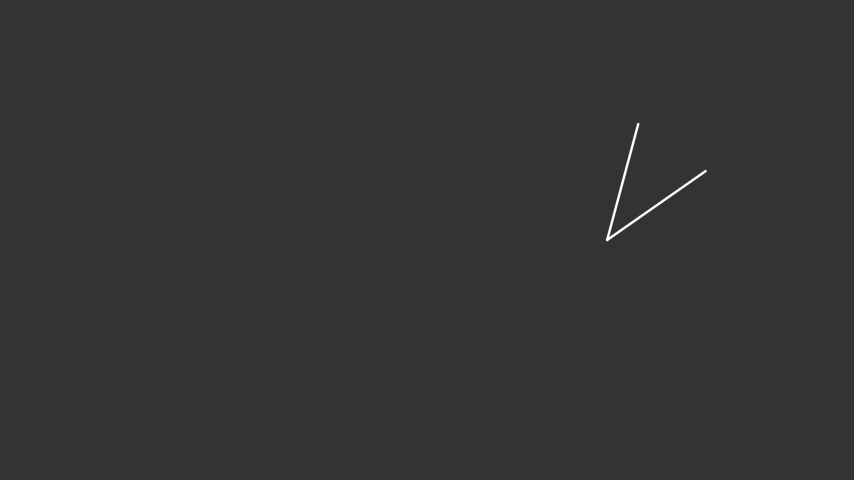
#> input picture Task1Dataset/image1.png, 854 x 480 px, found by its file name; its folder holds only this picture in this run
$ jupyter execute --allow-errors clean_notebook.ipynb   (shell and % lines are left out)   (older library calls are emulated)
#> lines starting #> are read from the running program, lines starting #| are printed output that depends on the picture; after the words box and inside, x2 and y2 are one past the last pixel; in counts of white or black regions, pixels touching at a corner belong together; long printed decimals are rounded
### utils.py
import numpy as np
import cv2
import math


def canny(src: np.ndarray, gauss_kernel_size: int, sigma: float, low_threshold: float, high_threshold: float) -> np.ndarray:
    img = src.copy().astype(np.double)
    img = cv2.GaussianBlur(img, (gauss_kernel_size, gauss_kernel_size), sigma)
    (dirs, magnitudes) = sobel(img)
    img = non_max_suppression(magnitudes, dirs)

    # Hystheresis Thresholding
    img = hysteresis_thresholding(img, low_threshold, high_threshold)

    return img


def sobel(img: np.ndarray) -> tuple[np.ndarray, np.ndarray]:
    # [20 lines of commented-out code are left out]

    img_x = cv2.Sobel(img, cv2.CV_64F, 1, 0)
    img_y = cv2.Sobel(img, cv2.CV_64F, 0, 1)

    magnitude = np.hypot(img_x, img_y)
    magnitude = magnitude / magnitude.max() * 255
    magnitude = magnitude.astype(np.uint8)

    theta = np.arctan2(img_y, img_x)

    return (theta, magnitude)


def non_max_suppression(magnitudes: np.ndarray, dirs: np.ndarray) -> np.ndarray:
    '''
    Find the largest magnitude in each direction within a 3x3 sliding window.
    Iterate over the image with a 3x3 sliding window, breaks the window into
    8 directions and find the maximum magnitude along each of them.

    E.g. here the angle of pixel '@' is close to the diagonal passing through
    ##b  c & b so it is compared to those neighbouring pixels.
    #@#
    c##

    #b# here the angle is close to the vertical, meaning it is compared against
    #@# the neighbours above and below.
    #c#
    '''
    # dirs = np.rad2deg(dirs.copy()) # <- personally I'd find fractions of pi easier to read than decimals of degrees

    # convert range of angles from range [-2pi, 2pi] to [0, 2pi]
    # dirs = (dirs + (2 * np.pi)) % (2 * np.pi)

    if (magnitudes.shape != dirs.shape):
        raise ValueError("Must have same nmber of magnitudes as directions")

    M, N = dirs.shape
    result = np.empty_like(dirs)
    pi_over_8 = np.pi / 8
    pi = np.pi

    # Not padding for the moment but that's ok, can always try that later
    for (i, row) in enumerate(dirs[1:M-1]):
        for (j, theta) in enumerate(row[1:N-1]):
            # Close to horizontal?
            if (-pi_over_8 <= theta < pi_over_8) or (pi - pi_over_8 <= theta <= pi) or (-pi <= theta < pi_over_8 - pi):
                b = magnitudes[i, j+1]
                c = magnitudes[i, j-1]
            # Close to positive diagonal?
            elif (pi_over_8 <= theta < 3 * pi_over_8) or (pi_over_8 - pi <= theta < 3 * pi_over_8 - pi):
                b = magnitudes[i+1, j-1]
                c = magnitudes[i-1, j+1]
            # Close to vertical?
            elif (3 * pi_over_8 <= theta < 5 * pi_over_8) or (3 * pi_over_8 - pi <= theta < 5 * pi_over_8 - pi):
                b = magnitudes[i+1, j]
                c = magnitudes[i-1, j]
            # Close to negative diagonal?
            elif (5 * pi_over_8 <= theta < 7 * pi_over_8) or (5 * pi_over_8 - pi <= theta < 7 * pi_over_8 - pi):
                b = magnitudes[i+1, j+1]
                c = magnitudes[i-1, j-1]

            # TODO: investigate best weight for this
            weight = np.abs(np.tan(theta))
            interpolated_mag = int(b) * weight + int(c) * (1 - weight)

            # Non-max Suppression
            if magnitudes[i, j] == max(magnitudes[i, j], interpolated_mag):
                result[i, j] = magnitudes[i, j]
            else:
                result[i, j] = 0

    return result

def hysteresis_thresholding(img: np.ndarray, low_threshold: float, high_threshold: float) -> np.ndarray:
    '''
    Filter edges such that all pixels with a value below `low_threshold` become 0
    and all edges with a value above `high_threshold` become the max value, 255.

    Pixels with an intensity value between the two thresholds are set to 255 if
    another maximum exists in the neighbourhood and 0 if no maximum exists.

    This can be thought of enforcing that weak edges must be connected to a
    strong edge. I.e. a neighbourhood of weak edges will get reduced to 0,
    but a neighbourhood of weakedges next to a strong edge will survive.
    '''
    M, N = img.shape
    out = np.zeros((M, N), dtype=np.uint8)

    strong_i, strong_j = np.where(img >= high_threshold)
    zeros_i, zeros_j = np.where(img < low_threshold)
    weak_i, weak_j = np.where((img <= high_threshold) & (img >= low_threshold))

    out[strong_i, strong_j] = 255
    out[zeros_i, zeros_j] = 0
    out[weak_i, weak_j] = 75 #<- if we enumerated the indices we have we wouldn't need to set this to 75 first. Setting to an arbitrary number looks weird.

    neighbourhood = lambda i, j: [out[i+1, j-1], out[i+1, j], out[i+1, j+1],
                                  out[i, j-1],                out[i, j+1],
                                  out[i-1, j-1], out[i-1, j], out[i-1, j+1]]

    for i in range(1, M-1): # <- we already have the indices of the weak edges, why not enumerate them rather than all pixels?
        for j in range(1, N-1):
            if (out[i, j] == 75): # <- should this be a copy? we are mutating the same array our condition is based off.
                if 255 in neighbourhood(i,j):
                    out[i, j] = 255
                else:
                    out[i, j] = 0

    return out

def hough_lines(img: np.ndarray, threshold:int=20, theta_res: float=3, rho_res: float=1) -> list[tuple]:
    accumulator, theta_range, rho_range = hough_line(img, theta_res, rho_res)
    return get_lines(accumulator, theta_range, rho_range, threshold)

def hough_line(img: np.ndarray, theta_res: float=3, rho_res: float=1) -> tuple[np.ndarray[np.uint8], np.ndarray[float], np.ndarray[float]]:
    height, width = img.shape
    max_rho = np.hypot(height, width).astype(int)
    theta_range = np.deg2rad(np.arange(-90, 90, theta_res))
    rho_range = np.arange(-max_rho, max_rho, rho_res)
    accumulator = np.zeros((len(rho_range), len(theta_range)), dtype=np.int64)

    # For each point in cartesian coordiantes (x,y) lying on an edge,
    #  calculate a range of lines in polar coordinates (r, theta) that pass
    #  through the point.
    #  Recall that rho = x * cos(theta) + y * sin(theta).
    y_vals, x_vals = np.where(img > 0)

    cos_vals = np.cos(theta_range)
    sin_vals = np.sin(theta_range)

    y_sin_theta = np.array([y * sin_vals for y in y_vals])
    x_cos_theta = np.array([x * cos_vals for x in x_vals])

    # Row index -> index of rho in rho_range
    # Col index -> index of theta in theta range
    rho_vals = np.round(x_cos_theta + y_sin_theta).astype(int)

    # Map values from [-max_rho, max_rho] to [0, 2*max_rho]
    rho_vals += max_rho

    # Map values of rho to index of that value in rho_range
    rho_indexes = (rho_vals // rho_res).astype(np.int32)

    # For each possible angle, determine which values of rho are used to
    #  construct lines through each point, as well as how many time it is used.
    #  Add this to the total number of votes for this pair of (rho, theta)
    for t_idx in range(len(theta_range)):
        unique_rho_indexes, counts = np.unique(rho_indexes[:, t_idx], return_counts=True)
        accumulator[unique_rho_indexes, t_idx] += counts

    return accumulator, theta_range, rho_range

# This function can definately be combined with hough_line, it is only ever called as a combination with hough_line and vice versa.
# This would simplify the API.
def get_lines(accumulator, theta_range, rho_range, threshold):
    y_idxs, x_idxs = np.where(accumulator > threshold)
    rho_vals = rho_range[y_idxs]
    theta_vals = theta_range[x_idxs]
    lines = list(zip(rho_vals, theta_vals))
    return lines

# [11 lines left out: function draw_lines, not called in this run]

### clean_notebook.ipynb
# Task 1

[cell 1]

import pandas as pd
import numpy as np
import cv2
import matplotlib
import matplotlib.pyplot as plt
import math
import utils

## Our Implementation

[cell 2]
dataset = pd.read_csv("Task1Dataset\\list.txt") # import data
#> (reads Task1Dataset/list.txt from the repository)
#> further down, img is the input picture: shape (480, 854); min 51, max 255, mean 51.3

our_total_error = 0 # error counter
hough_lines = 0 # inistaite hough_lines
thresh = 0 # hough threshold
counter = 0 # initiate conuter for dynamic param assignment
best_hough = None # keep track of best hough model, initiate to None

#> (the rest of this cell did not finish here and is left out)

#> in sobel, `img_x = cv2.Sobel(img, cv2.CV_64F, 1, 0)`:
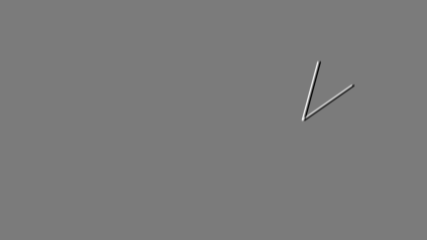
#> img_x: shape (480, 854) float64 (shown at 1/2 size); min -296, max 315.3, mean 0; drawn with min black and max white
#> in sobel, `magnitude = np.hypot(img_x, img_y)`:
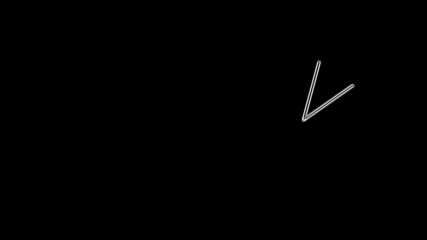
#> magnitude: shape (480, 854) float64 (shown at 1/2 size); min 0, max 356.2, mean 1; drawn with min black and max white
#> in hysteresis_thresholding, `strong_i, strong_j = np.where(img >= high_threshold)`: strong_i = 688 values from 124 to 241; strong_j = 688 values, max 705 at index 201, min 604 at index 662, mean 635
#> in hysteresis_thresholding, `weak_i, weak_j = np.where((img <= high_threshold) & (img >= low_thresh..`: weak_i = 484 values from 121 to 243; weak_j = 484 values, max 707 at index 109, min 603 at index 457, mean 639.2
#> after the loop in hysteresis_thresholding, `for i in range(1, M-1):`:
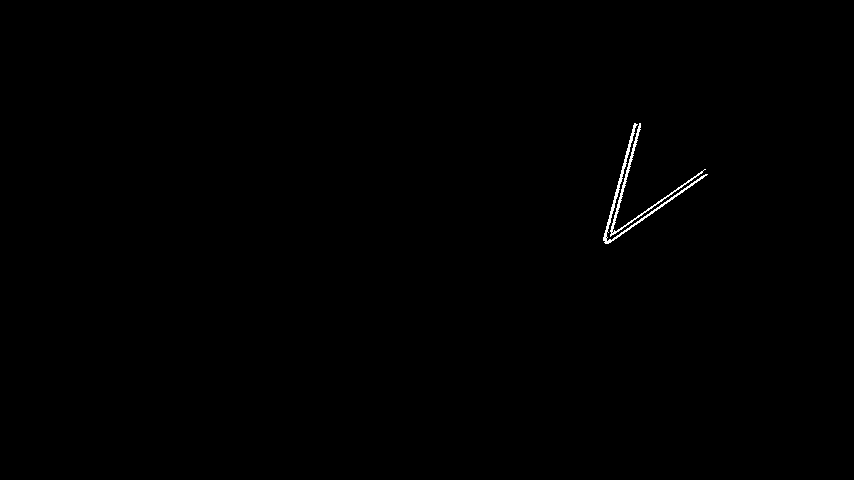
#> out: shape (480, 854); 0.28% white in thin lines or dots, all inside (x1, y1, x2, y2) = (603, 123, 708, 244)

    #Hough Step
    hough_lines = utils.hough_lines(edges, threshold = 90, theta_res= 1.668, rho_res=1)
#> in hough_line, `y_vals, x_vals = np.where(img > 0)`: y_vals = 1157 values from 123 to 243; x_vals = 1157 values, max 707 at index 316, min 603 at index 1104, mean 636.4
#> in hough_line, `y_sin_theta = np.array([y * sin_vals for y in y_vals])`:
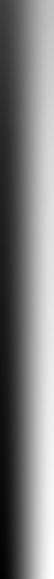
#> y_sin_theta: shape (1157, 108) float64 (shown at 1/2 size); min -243, max 242.9, mean -1.6; drawn with min black and max white
#> in hough_line, `x_cos_theta = np.array([x * cos_vals for x in x_vals])`:
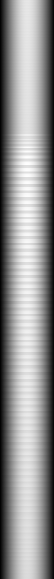
#> x_cos_theta: shape (1157, 108) float64 (shown at 1/2 size); min 3.69e-14, max 707, mean 404.8; drawn with min black and max white
#> in hough_line, `rho_vals = np.round(x_cos_theta + y_sin_theta).astype(int)`:
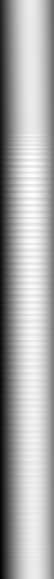
#> rho_vals: shape (1157, 108) int64 (shown at 1/2 size); min -243, max 728, mean 403.1; drawn with min black and max white
#> after the loop in hough_line, `for t_idx in range(len(theta_range)):`:
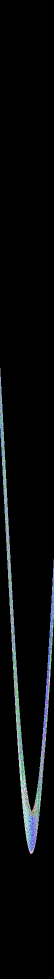
#> accumulator: shape (1958, 108) int64 (shown at 1/2 size); 88 distinct labels, from 0 to 123; one colour per label, 0 black
#> in hough_lines, `accumulator, theta_range, rho_range = hough_line(img, theta_res, rho_r..`: theta_range = 108 values from -1.57 to 1.54; rho_range = 1958 values from -979 to 978
#> in get_lines, `y_idxs, x_idxs = np.where(accumulator > threshold)`: y_idxs = [1521, 1525, 1526, 1623, 1623, 1624, 1624, 1625, 1628, 1628, 1629, 1629, 1629, 1630]; x_idxs = [87, 87, 87, 62, 63, 62, 63, 63, 62, 63, 62, 63, 64, 63]
#> in get_lines, `rho_vals = rho_range[y_idxs]`: rho_vals = [542, 546, 547, 644, 644, 645, 645, 646, 649, 649, 650, 650, 650, 651]
#> in get_lines, `theta_vals = theta_range[x_idxs]`: theta_vals = [0.962, 0.962, 0.962, 0.234, 0.263, 0.234, 0.263, 0.263, 0.234, 0.263, 0.234, 0.263, 0.292, 0.263]
#> in get_lines, `lines = list(zip(rho_vals, theta_vals))`: lines = [(542, 0.962), (546, 0.962), (547, 0.962), (644, 0.234), (644, 0.263), (645, 0.234), (645, 0.263), (646, 0.263), (649, 0.234), (649, 0.263), (650, 0.234), (650, 0.263), (650, 0.292), (651, 0.263)]
#> `hough_lines = utils.hough_lines(edges, threshold = 90, theta_res= 1.66..`: hough_lines has the same summary as lines in get_lines
#> `best_hough = hough_lines`: best_hough has the same summary as lines in get_lines
#> the loop `while len(hough_lines) < 4 or len(hough_lines) > 6:` made 11 passes
#> after the loop `while len(hough_lines) < 4 or len(hough_lines) > 6:`: counter = 11
#> the loop `for rho, theta in best_hough:` made 6 passes
#> after the loop `for rho, theta in best_hough:`: line_angles = [0.962, 0.962, 0.962, 0.263, 0.263, 0.263]
#| max line 55.116 | min line 15.084
#> `angle1 = abs(max(line_angles)) - min(line_angles)`: angle1 = 0.699
#> `angle2 = (2 * np.pi) - angle1`: angle2 = 5.58
#| angle1:  40.032 angle2:  319.968
#> `angle_between_lines = min(angle1, angle2)`: angle_between_lines = 0.699
#> `angle_between_lines = np.round(np.rad2deg(angle_between_lines))`: angle_between_lines = 40
#| Our Prediction: 40.0 -- Correct_answer: 40 -- Errors: 0.0
#> `our_total_error += np.abs(correct_answer-angle_between_lines)`: our_total_error = 0
    best_hough = hough_lines

    # Dynamic hyperparameter aassignment
    while len(hough_lines) < 4 or len(hough_lines) > 6:
        if counter == 100: break
        counter += 1
        if len(hough_lines) > 6:
            thresh += 1
            hough_lines = utils.hough_lines(edges, threshold = 90 + thresh, theta_res= 1.668, rho_res=1)
            best_hough = best_hough if np.argmin((abs(len(best_hough) - 4), abs(len(hough_lines) - 4), abs(len(best_hough) - 6), abs(len(hough_lines) - 6)))%2 ==0 else hough_lines

        else:
            thresh -= 1
            hough_lines = utils.hough_lines(edges, threshold = 90 + thresh, theta_res= 1.668, rho_res=1)
            best_hough = best_hough if np.argmin((abs(len(best_hough) - 4), abs(len(hough_lines) - 4), abs(len(best_hough) - 6), abs(len(hough_lines) - 6)))%2 ==0 else hough_lines


    #print(len(hough_lines))
    counter = 0
    line_angles = []
    for rho, theta in best_hough:
        # Handle whether the line is in the positive or negative x
        #theta += np.pi
        if (rho < 0):
            #print("error:", filename)
            theta += np.pi

        theta = theta % (np.pi)
        line_angles.append(theta)

    if(len(line_angles) < 2):
        print(f"Skipping  - need at least 2 lines")


    # Calculate difference of angles and choose the smaller angle
    print(f"max line {np.rad2deg(max(line_angles))} | min line {np.rad2deg(min(line_angles))}")

    angle1 = abs(max(line_angles)) - min(line_angles)
    angle2 = (2 * np.pi) - angle1
    print("angle1: " , np.rad2deg(angle1) , "angle2: ", np.rad2deg(angle2))

    angle_between_lines = min(angle1, angle2)
    angle_between_lines = np.round(np.rad2deg(angle_between_lines))

    print(f"Our Prediction: {angle_between_lines} -- Correct_answer: {correct_answer} -- Errors: {np.abs(correct_answer-angle_between_lines)}")
    our_total_error += np.abs(correct_answer-angle_between_lines)
    print("\n")

print(f"Our Total Error: {our_total_error}")

## Comparison

[cell 3]
# [47 lines left out: function our_implementation, not called in this run]

[cell 4]
# [30 lines left out: function opencv_implementation, not called in this run]

[cell 5]
dataset = pd.read_csv("Task1Dataset\\list.txt")
our_total_error = 0
open_cv_total_error = 0
#> (the rest of this cell did not finish here and is left out)

## Canny Comparison

[cell 6]
dataset = pd.read_csv("Task1Dataset\\list.txt")

#> (the rest of this cell did not finish here and is left out)

#> `inbuilt_canny = cv2.Canny(img_blur, threshold1=50, threshold2=150)`:
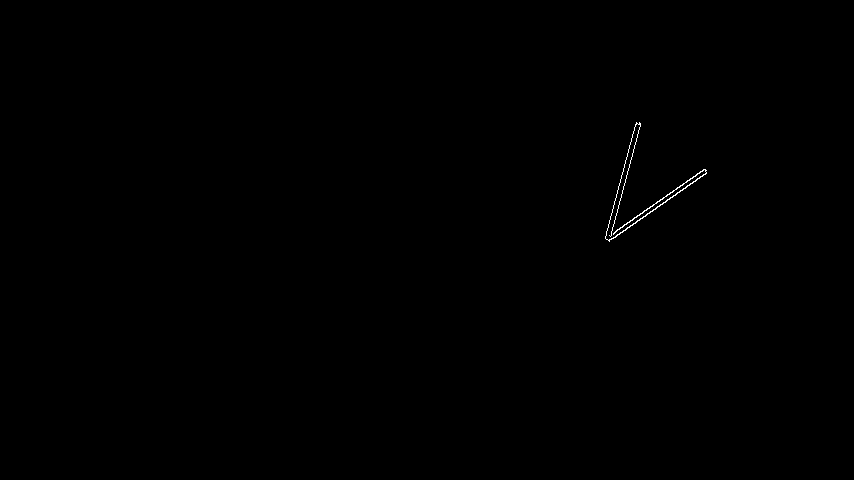
#> inbuilt_canny: shape (480, 854); 0.14% white in thin lines or dots, all inside (x1, y1, x2, y2) = (605, 122, 707, 242)
#> `plt.show()`:
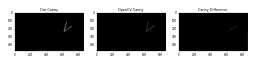
#> figure drawn by matplotlib, 3 panels
#| 236947
#> (the rest of the program and of its run is left out)
